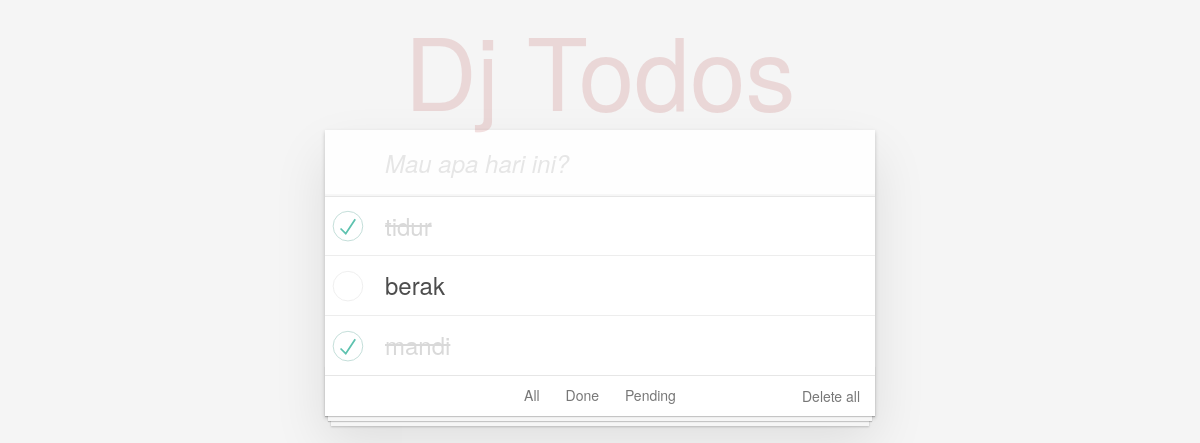
Before: / with the older database file.
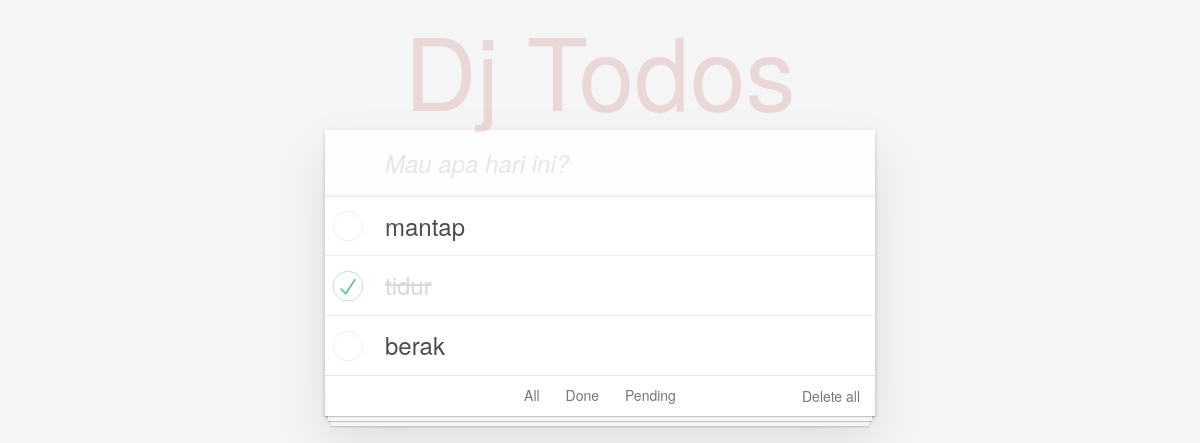
After: the same page with the newer database file.
### todo/models.py (models this page shows, shortened)
class Todo(models.Model):
    title = models.TextField(max_length=200)
    status = models.BooleanField(default=False)

### todo/views.py (the view)
# urls.py: path('', views.index, name='index'),
def index(request):
    items = Todo.objects.order_by('-id')
    return render(request, 'todo/index.html', {'items': items})

### todo/templates/todo/index.html (shortened to what this page needs)
<!doctype html>
<html lang="en">
{% load static %}
<head>
    <link rel="stylesheet" href="{% static 'todo/css/index.css' %} ">
</head>
<body>
    <section class="todoapp">
        <header class="header">
            <h1>Dj Todos</h1>
            <form method="POST" action="{% url 'create' %}">
                <input class="new-todo" placeholder="Mau apa hari ini?" name="title" autofocus>
            </form>
        </header>
        <section class="main">
            <ul class="todo-list">
                {% if items %}
                {% for item in items %}
                <li {% if item.status %}class="completed" {% endif %}>
                    <div class="view">
                        <form method="POST" action="{% url 'update' item.id %}">
                            <label>{{ item.title }}</label>
                        </form>
                    </div>
                </li>
                {% endfor %}
                {% endif %}
            </ul>
        </section>
        <footer class="footer">
            <ul class="filters">
                <li>
                    <a {% if request.path == '/todo/' %}class="selected" {% endif %} href="{% url 'index' %}">All</a>
                </li>
                <li>
                    <a {% if request.path == '/todo/done/' %}class="selected" {% endif %} href="{% url 'done' %}">Done</a>
                </li>
                <li>
                    <a {% if request.path == '/todo/pending/' %}class="selected" {% endif %}
                        href="{% url 'pending' %}">Pending</a>
                </li>
            </ul>
            <a href="{% url 'delete_all' %}" class="clear-completed">Delete all</a>
        </footer>
    </section>
</body>
</html>

### todo/static/todo/css/index.css (style rules this page uses)
html, body { margin: 0; padding: 0; }
body { font: 14px 'Helvetica Neue', Helvetica, Arial, sans-serif; line-height: 1.4em; background: #f5f5f5; color: #4d4d4d; min-width: 230px; max-width: 550px; margin: 0 auto; -webkit-font-smoothing: antialiased; -moz-osx-font-smoothing: grayscale; font-weight: 300; }
.todoapp { background: #fff; margin: 130px 0 40px 0; position: relative; box-shadow: 0 2px 4px 0 rgba(0, 0, 0, 0.2), 0 25px 50px 0 rgba(0, 0, 0, 0.1); }
.todoapp h1 { position: absolute; top: -155px; width: 100%; font-size: 100px; font-weight: 100; text-align: center; color: rgba(175, 47, 47, 0.15); -webkit-text-rendering: optimizeLegibility; -moz-text-rendering: optimizeLegibility; text-rendering: optimizeLegibility; }
.new-todo, .edit { position: relative; margin: 0; width: 100%; font-size: 24px; font-family: inherit; font-weight: inherit; line-height: 1.4em; border: 0; color: inherit; padding: 6px; border: 1px solid #999; box-shadow: inset 0 -1px 5px 0 rgba(0, 0, 0, 0.2); box-sizing: border-box; -webkit-font-smoothing: antialiased; -moz-osx-font-smoothing: grayscale; }
.new-todo { padding: 16px 16px 16px 60px; border: none; background: rgba(0, 0, 0, 0.003); box-shadow: inset 0 -2px 1px rgba(0,0,0,0.03); }
.main { position: relative; z-index: 2; border-top: 1px solid #e6e6e6; }
.todo-list { margin: 0; padding: 0; list-style: none; }
.todo-list li { position: relative; font-size: 24px; border-bottom: 1px solid #ededed; }
.todo-list li:last-child { border-bottom: none; }
.todo-list li .toggle + label { background-repeat: no-repeat; background-position: center left; }
.todo-list li label { word-break: break-all; padding: 15px 15px 15px 60px; display: block; line-height: 1.2; transition: color 0.4s; }
.todo-list li.completed label { color: #d9d9d9; text-decoration: line-through; }
.footer { color: #777; padding: 10px 15px; height: 20px; text-align: center; border-top: 1px solid #e6e6e6; }
.footer:before { content: ''; position: absolute; right: 0; bottom: 0; left: 0; height: 50px; overflow: hidden; box-shadow: 0 1px 1px rgba(0, 0, 0, 0.2), 0 8px 0 -3px #f6f6f6, 0 9px 1px -3px rgba(0, 0, 0, 0.2), 0 16px 0 -6px #f6f6f6, 0 17px 2px -6px rgba(0, 0, 0, 0.2); }
.filters { margin: 0; padding: 0; list-style: none; position: absolute; right: 0; left: 0; }
.filters li { display: inline; }
.filters li a { color: inherit; margin: 3px; padding: 3px 7px; text-decoration: none; border: 1px solid transparent; border-radius: 3px; }
.clear-completed, html .clear-completed:active { float: right; position: relative; line-height: 20px; text-decoration: none; cursor: pointer; color: inherit; }

Changed rows visible on the page:
removed Todo: title "mandi", status True (drawn)
added Todo: title "mantap", status False (drawn)
